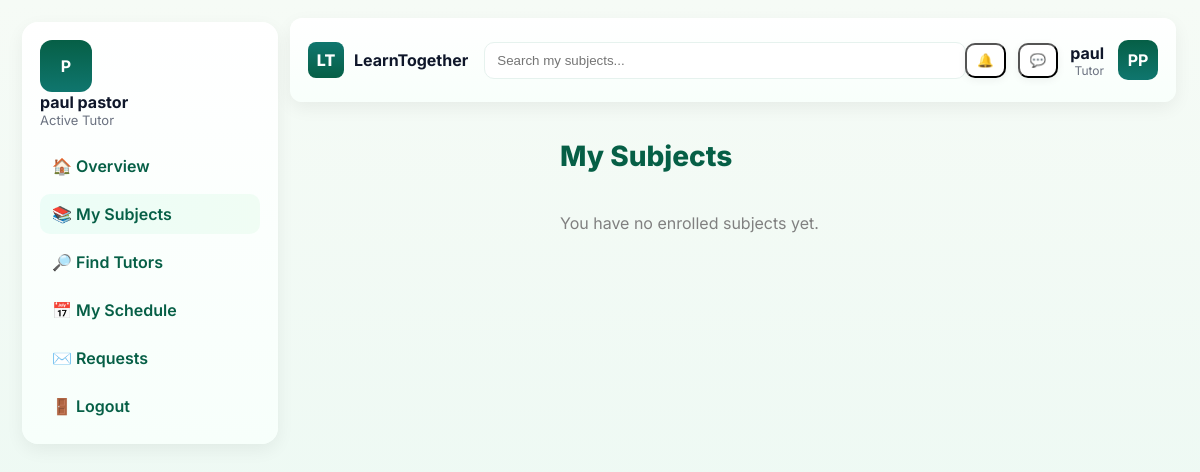
The page /Learner/subjects.php (signed in) on the database its author committed.
### tables this page shows
CREATE TABLE `users` (
  `id` int(11) NOT NULL,
  `first_name` varchar(100) DEFAULT NULL,
  `last_name` varchar(100) DEFAULT NULL,
  `email` varchar(255) DEFAULT NULL,
  `password` varchar(255) DEFAULT NULL,
  `role` varchar(50) DEFAULT NULL,
  `status` varchar(20) DEFAULT 'active',
  `phone` varchar(20) DEFAULT NULL,
  `verified` tinyint(1) DEFAULT 0,
  `otp_code` varchar(10) DEFAULT NULL
);

### Learner/subjects.php (the view, shortened to what this page needs)
<?php
require '../db.php';
$user_id = $_SESSION['user_id'];
$stmt = $pdo->prepare("SELECT first_name, last_name, role FROM users WHERE id = ?");
$stmt->execute([$user_id]);
$user = $stmt->fetch(PDO::FETCH_ASSOC);
$sub_stmt = $pdo->prepare("SELECT * FROM subjects WHERE learner_id = ?");
$sub_stmt->execute([$user_id]);
$subjects = $sub_stmt->fetchAll(PDO::FETCH_ASSOC);
?>
<!doctype html>
<html lang="en">
<head>
  <link rel="stylesheet" href="../CSS/style2.css">
</head>
<body>
  <div class="app">
    <aside>
      <div class="sidebar">
        <div class="profile-dropdown" id="profileDropdown"
            style="position:relative;cursor:pointer;">
          <div class="avatar"><?= strtoupper($user['first_name'][0]) ?></div>
          <div>
            <div style="font-weight:700">
              <?= htmlspecialchars($user['first_name'] . ' ' . $user['last_name']) ?>
            </div>
            <div>
              <?php
                $displayRole = '';
                if (strtolower($user['role']) === 'learner') {
                  $displayRole = 'Learner';
                } elseif (strtolower($user['role']) === 'tutor') {
                  $displayRole = 'Tutor';
                } else {
                  $displayRole = ucfirst($user['role']);
                }
              ?>
                <div style="font-size:13px;color:var(--muted)">
                  Active <?= htmlspecialchars($displayRole) ?>
                </div>
            </div>
          </div>
        <nav class="navlinks">
          <a href="learnerDashboard.php">🏠 Overview</a>
          <a class="active" href="subjects.php">📚 My Subjects</a>
          <a href="searchTutors.php">🔎 Find Tutors</a>
          <a href="schedule.php">📅 My Schedule</a>
          <a href="requests.php">✉️ Requests</a>
          <a href="../logout.php">🚪 Logout</a>
        </nav>
      </div>
    </aside>
    <div class="nav" role="navigation">
      <div class="logo">
        <div class="mark">LT</div>
        <div style="font-weight:700">LearnTogether</div>
      </div>
      <div class="search">
        <input id="searchInput" placeholder="Search my subjects..." />
      </div>
      <div class="nav-actions">
        <button class="icon-btn">🔔</button>
        <button class="icon-btn">💬</button>
        <div style="display:flex;align-items:center;gap:8px">
          <div style="text-align:right;margin-right:6px">
            <div style="font-weight:700">
              <?= htmlspecialchars($user['first_name']) ?>
            </div>
            <div style="font-size:12px;color:var(--muted)">
              <?= htmlspecialchars(ucfirst($user['role'])) ?>
            </div>
          </div>
          <div class="avatar" style="width:40px;height:40px;border-radius:10px">
            <?= strtoupper(substr($user['first_name'], 0, 1) . substr($user['last_name'], 0, 1)) ?>
          </div>
        </div>
      </div>
    </div>
    <main>
      <h1>My Subjects</h1>
      <div class="subjects-grid" id="subjectsGrid">
        <?php if (count($subjects) > 0): ?>
          <?php foreach ($subjects as $sub): ?>
            <div class="subject-card">
              <div class="subject-header">
                <div class="icon" style="background:linear-gradient(180deg,#2563eb,#1e40af)">📚</div>
                <div class="subject-title"><?= htmlspecialchars($sub['subject_name']) ?></div>
              </div>
              <div class="subject-desc">
                Progress: <?= htmlspecialchars($sub['progress']) ?>%<br>
                Status: <?= htmlspecialchars($sub['status']) ?>
              </div>
              <div style="font-size:12px;color:gray;margin-top:5px;">
                Added on <?= date("M d, Y", strtotime($sub['created_at'])) ?>
              </div>
            </div>
          <?php endforeach; ?>
        <?php else: ?>
          <p style="color:gray;">You have no enrolled subjects yet.</p>
        <?php endif; ?>
      </div>
    </main>
  </div>
</body>
</html>

### CSS/style2.css (style rules this page uses)
:root { --bg:#f6fbf6; --card:#ffffff; --muted:#6b7280; --accent:#0f766e; --accent-2:#065f46; --radius:14px; --shadow: 0 6px 18px rgba(11,22,14,0.06); }
body { font-family: Inter, sans-serif; margin: 0; background: linear-gradient(180deg,#f6fbf6 0%, #e9f8f2 100%); color: #0f172a; }
.app { display: grid; grid-template-columns: 260px 1fr; min-height: 100vh; }
aside { padding: 28px 20px; }
.sidebar { position: fixed; top: 22px; left: 22px; width: 220px; padding: 18px; border-radius: 16px; background: linear-gradient(180deg,#ffffff, #f7fffb); box-shadow: var(--shadow); }
.avatar { width: 52px; height: 52px; border-radius: 12px; background: linear-gradient(180deg,var(--accent-2),var(--accent)); color: #fff; display: flex; align-items: center; justify-content: center; font-weight: 700; }
.navlinks { margin-top: 18px; display: flex; flex-direction: column; gap: 8px; }
.navlinks a { display: flex; align-items: center; gap: 12px; padding: 10px 12px; border-radius: 10px; color: var(--accent-2); text-decoration: none; font-weight: 600; }
.navlinks a.active { background: linear-gradient(90deg,#ecfdf7,#f0fdf4); }
.nav { position: fixed; left: 290px; right: 24px; top: 18px; height: 64px; display: flex; align-items: center; gap: 16px; padding: 10px 18px; border-radius: 12px; background: linear-gradient(180deg,var(--card),#f8fffb); box-shadow: var(--shadow); z-index: 10; }
.logo { display: flex; gap: 10px; align-items: center; font-weight: 700; }
.logo .mark { width: 36px; height: 36px; border-radius: 8px; background: linear-gradient(180deg,var(--accent),var(--accent-2)); display: flex; align-items: center; justify-content: center; color: #fff; font-weight: 800; }
.search { flex: 1; }
.search input { width: 98%; padding: 10px 12px; border-radius: 10px; border: 1px solid #e6f2ee; background: #fff; }
.nav-actions { display: flex; gap: 12px; align-items: center; }
.icon-btn { background: var(--card); padding: 8px 10px; border-radius: 10px; box-shadow: 0 2px 8px rgba(15,23,42,0.06); cursor: pointer; }
main { margin-left: 260px; padding: 120px 40px 40px; }
h1 { margin-bottom: 24px; color: var(--accent-2); font-weight: 800; font-size: 28px; }
.subjects-grid { display: grid; grid-template-columns: repeat(auto-fit, minmax(280px, 1fr)); gap: 20px; }

### rows shown on the page
users: first_name "P", first_name+last_name "paul pastor", role "Tutor", first_name "paul", first_name+last_name "PP"
